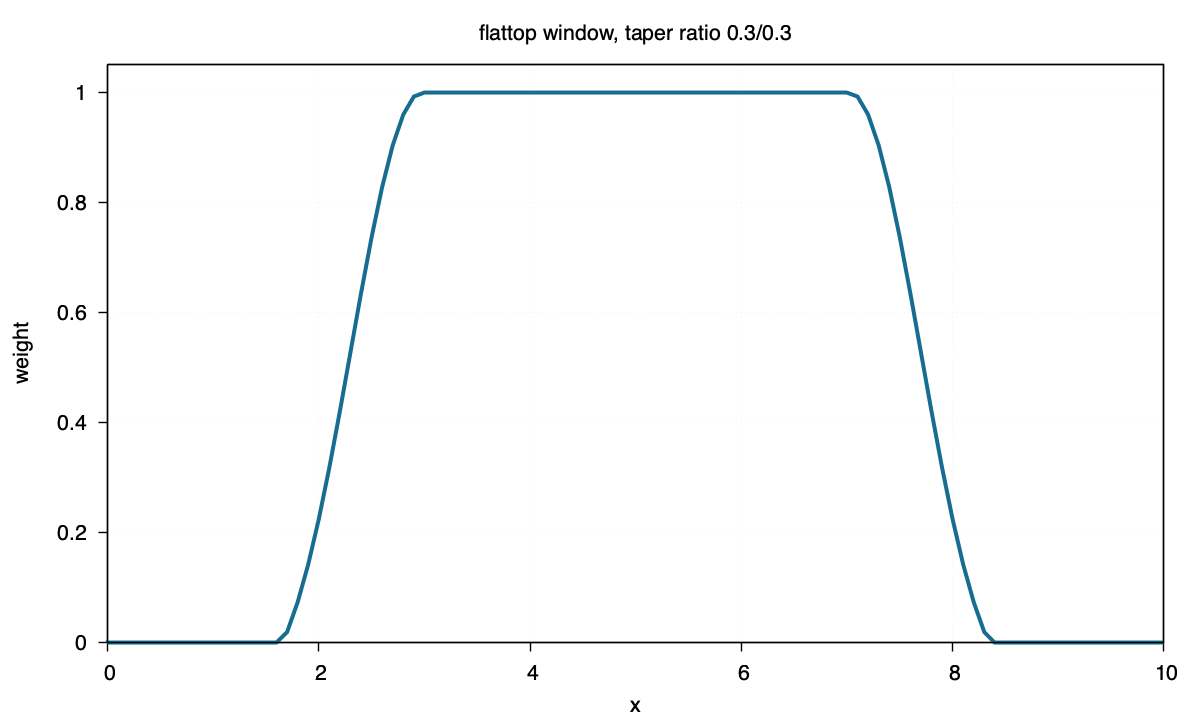

This figure's gnuplot source:
set terminal pngcairo size 1200,720 enhanced font "Helvetica,16"
set output "flattop.png"
set title "flattop window, taper ratio 0.3/0.3"
set xlabel "x"
set ylabel "weight"
set xrange [0:10]
set yrange [0:1.05]
set border lw 1.4
set tics out nomirror
set grid lw 1 lc rgb "#d8dee9"
set key off
plot "flattop.txt" using 1:2 with lines lw 4 lc rgb "#176d8f"
